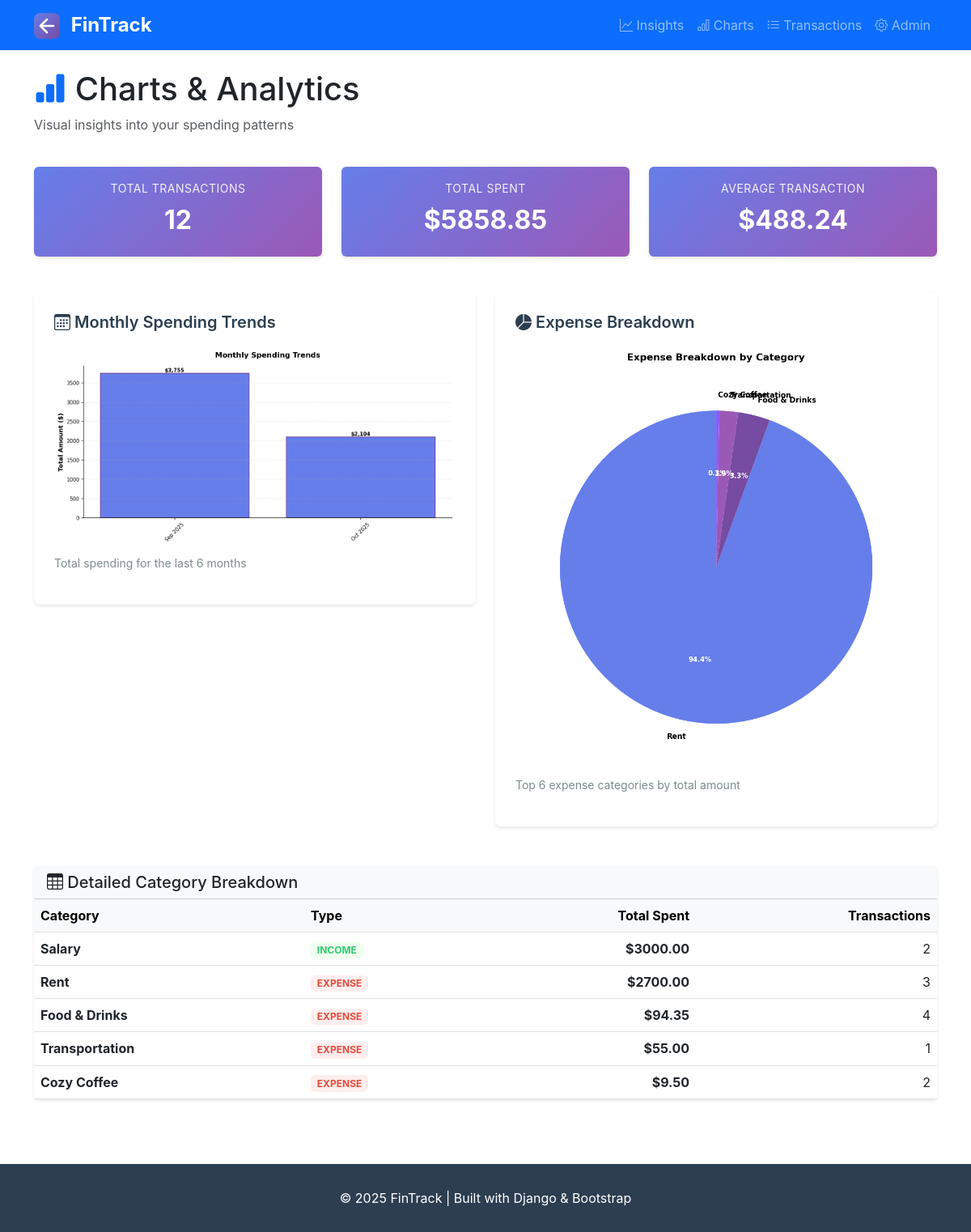
/charts/, run on the app's committed database.
### tracker/models.py (models this page shows)
class Category(models.Model):
    EXPENSE = "EXPENSE"
    INCOME = "INCOME"
    TYPE_CHOICES = [(EXPENSE, "Expense"), (INCOME, "Income")]
    user = models.ForeignKey(
        settings.AUTH_USER_MODEL, on_delete=models.CASCADE, null=True, blank=True,
        help_text="Null = global category; non-null = user-specific category."
    )
    name = models.CharField(max_length=64)
    type = models.CharField(max_length=7, choices=TYPE_CHOICES, default=EXPENSE)
    class Meta:
        constraints = [
            models.UniqueConstraint(
                fields=["user", "name", "type"],
                condition=Q(user__isnull=False),
                name="uniq_user_name_type_scoped"
            ),
            models.UniqueConstraint(
                fields=["name", "type"],
                condition=Q(user__isnull=True),
                name="uniq_name_type_global"
            ),
        ]
        indexes = [
            models.Index(fields=["user", "type"], name="idx_category_user_type"),
        ]
        ordering = ["type", "name"]

### tracker/views.py (the view)
# urls.py: path("charts/", views.ChartsOverviewView.as_view(), name="charts_overview"),
class ChartsOverviewView(TemplateView):
    template_name = 'tracker/charts_overview.html'
    def get_context_data(self, **kwargs):
        context = super().get_context_data(**kwargs)
        stats = Transaction.objects.aggregate(
            total_transactions=Count('id'),
            total_spent=Sum('amount'),
            average_transaction=Avg('amount')
        )
        context['total_transactions'] = stats['total_transactions'] or 0
        context['total_spent'] = stats['total_spent'] or 0
        context['average_transaction'] = stats['average_transaction'] or 0
        category_breakdown = Transaction.objects.values(
            'category__name',
            'category__type'
        ).annotate(
            total=Sum('amount'),
            count=Count('id')
        ).order_by('-total')
        context['category_breakdown'] = category_breakdown
        return context

### templates/tracker/charts_overview.html (shortened to what this page needs)
{% extends "tracker/base.html" %}
{% load static %}
{% block content %}
<div class="row mb-4">
    <div class="col">
        <h1 class="mb-2">
            <i class="bi bi-bar-chart-fill text-primary"></i> Charts & Analytics
        </h1>
        <p class="text-muted">Visual insights into your spending patterns</p>
    </div>
</div>
<div class="row mb-4">
    <div class="col-md-4">
        <div class="card stat-card">
            <div class="card-body text-center">
                <p class="stat-label mb-0">Total Transactions</p>
                <h2 class="stat-number">{{ total_transactions }}</h2>
            </div>
        </div>
    </div>
    <div class="col-md-4">
        <div class="card stat-card">
            <div class="card-body text-center">
                <p class="stat-label mb-0">Total Spent</p>
                <h2 class="stat-number">${{ total_spent|floatformat:2 }}</h2>
            </div>
        </div>
    </div>
    <div class="col-md-4">
        <div class="card stat-card">
            <div class="card-body text-center">
                <p class="stat-label mb-0">Average Transaction</p>
                <h2 class="stat-number">${{ average_transaction|floatformat:2 }}</h2>
            </div>
        </div>
    </div>
</div>
<div class="row mb-4">
    <div class="col-lg-6">
        <div class="chart-card">
            <h3><i class="bi bi-calendar3"></i> Monthly Spending Trends</h3>
            <img src="{% url 'chart_monthly_spending' %}" alt="Monthly Spending Bar Chart">
            <p class="chart-description">Total spending for the last 6 months</p>
        </div>
    </div>
    <div class="col-lg-6">
        <div class="chart-card">
            <h3><i class="bi bi-pie-chart-fill"></i> Expense Breakdown</h3>
            <img src="{% url 'chart_category_pie' %}" alt="Category Breakdown Pie Chart">
            <p class="chart-description">Top 6 expense categories by total amount</p>
        </div>
    </div>
</div>
<div class="row">
    <div class="col-12">
        <div class="card">
            <div class="card-header bg-light">
                <h5 class="mb-0"><i class="bi bi-table"></i> Detailed Category Breakdown</h5>
            </div>
            <div class="card-body p-0">
                <div class="table-responsive">
                    <table class="table table-hover mb-0">
                        <thead class="table-light">
                            <tr>
                                <th>Category</th>
                                <th>Type</th>
                                <th class="text-end">Total Spent</th>
                                <th class="text-end">Transactions</th>
                            </tr>
                        </thead>
                        <tbody>
                            {% for item in category_breakdown %}
                            <tr>
                                <td class="fw-bold">{{ item.category__name }}</td>
                                <td>
                                    <span class="badge {% if item.category__type == 'EXPENSE' %}expense-badge{% else %}income-badge{% endif %}">
                                        {{ item.category__type }}
                                    </span>
                                </td>
                                <td class="text-end fw-bold">${{ item.total|floatformat:2 }}</td>
                                <td class="text-end">{{ item.count }}</td>
                            </tr>
                            {% empty %}
                            <tr>
                                <td colspan="4" class="text-center text-muted py-4">
                                    No transaction data available
                                </td>
                            </tr>
                            {% endfor %}
                        </tbody>
                    </table>
                </div>
            </div>
        </div>
    </div>
</div>
{% endblock %}

### static/tracker/css/custom.css (style rules this page uses)
:root { --primary-color: #667eea; --primary-dark: #764ba2; --success-color: #2ecc71; --danger-color: #e74c3c; --warning-color: #f39c12; --info-color: #9b59b6; --dark-bg: #2c3e50; --light-bg: #f8f9fa; --card-shadow: 0 2px 4px rgba(0,0,0,0.1); }
body { font-family: 'Inter', -apple-system, BlinkMacSystemFont, 'Segoe UI', sans-serif; }
.card { border: none; box-shadow: var(--card-shadow); margin-bottom: 20px; }
.stat-card { background: linear-gradient(135deg, var(--primary-color) 0%, var(--info-color) 100%); color: white; }
.stat-card .stat-number { font-size: 2rem; font-weight: 700; margin: 10px 0; }
.stat-card .stat-label { font-size: 0.875rem; opacity: 0.9; text-transform: uppercase; letter-spacing: 0.5px; }
.chart-card { background: white; padding: 25px; border-radius: 8px; box-shadow: var(--card-shadow); margin-bottom: 25px; }
.chart-card h3 { color: var(--dark-bg); font-weight: 600; margin-bottom: 20px; font-size: 1.25rem; }
.chart-card img { width: 100%; height: auto; display: block; }
.chart-description { color: #7f8c8d; font-size: 0.875rem; margin-top: 10px; }
.expense-badge { background-color: #fee; color: var(--danger-color); }
.income-badge { background-color: #efe; color: var(--success-color); }

### data on the page
Category: category__name "Food & Drinks", category__type "EXPENSE", total "94.35", count "4"
Category: category__name "Transportation", category__type "EXPENSE", total "55.00", count "1"
Category: category__name "Cozy Coffee", category__type "EXPENSE", total "9.50", count "2"

### other printed values
{{ total_transactions }} "12"
{{ total_spent|floatformat:2 }} "5858.85"
{{ average_transaction|floatformat:2 }} "488.24"
{{ item.category__name }} "Salary" "Rent"
{{ item.category__type }} "INCOME" "EXPENSE"
{{ item.total|floatformat:2 }} "3000.00" "2700.00"
{{ item.count }} "2" "3"
